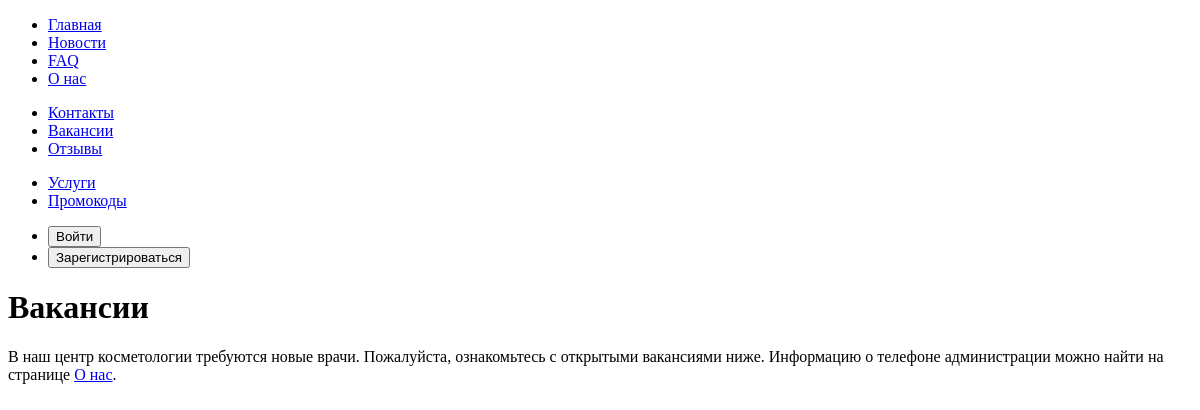
The app's page /clinic/vacancies, older data.
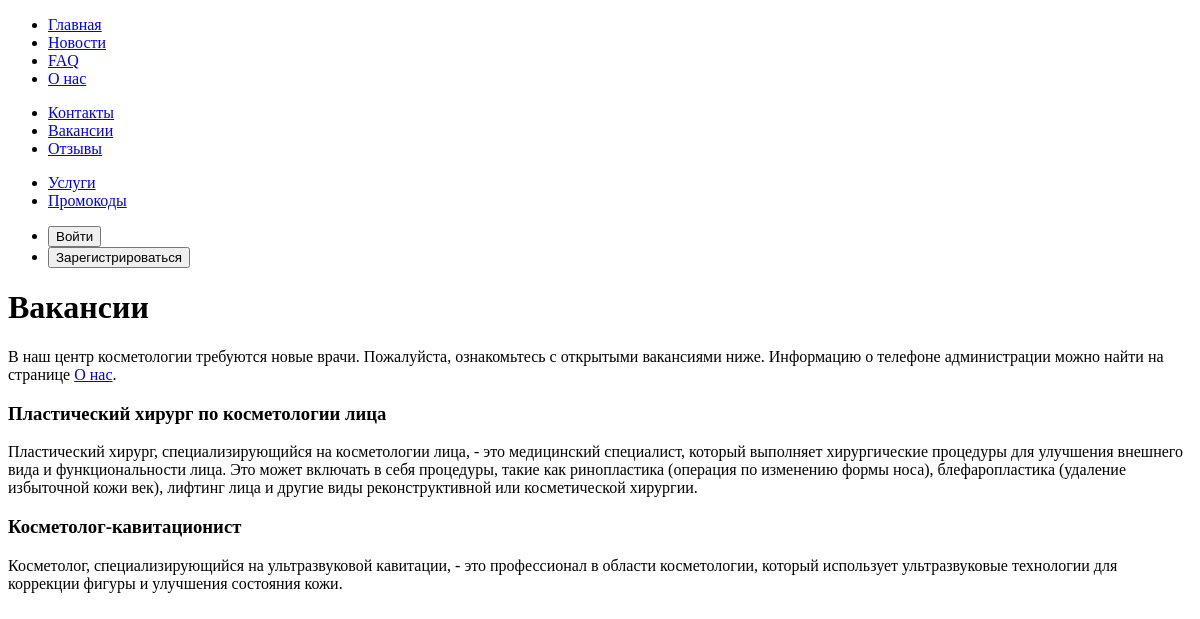
The same page, newer data.
### clinic/models.py (models this page shows, shortened)
class Vacancies(models.Model):
    service_specialization = models.ForeignKey(ServiceSpecializations, on_delete=models.CASCADE, related_name='vacancy',
                                               verbose_name='Специализация вакансии')
    class Meta:
        verbose_name = 'Вакансия'
        verbose_name_plural = 'Вакансии'

class ServiceSpecializations(models.Model):
    service_category = models.ForeignKey(ServiceCategories, on_delete=models.CASCADE, related_name='specializations')
    doctor_specialization = models.ForeignKey(Specializations, on_delete=models.CASCADE, related_name='services')
    class Meta:
        verbose_name = 'Специализация для категории услуг'
        verbose_name_plural = 'Специализации для категорий услуг'

class Specializations(models.Model):
    name = models.CharField('Специализация', max_length=50)
    description = models.TextField('Описание', max_length=500)
    class Meta:
        verbose_name = 'Специализация врачей'
        verbose_name_plural = 'Специализации врачей'

### clinic/views.py (the view)
# urls.py: path('vacancies', views.vacancies_view, name='vacancies'),
def vacancies_view(request):
    vacancies = Vacancies.objects.all()
    return render(request, 'clinic/vacancies.html', {'vacancies': vacancies})

### clinic/templates/clinic/vacancies.html (shortened to what this page needs)
{% extends 'main/layout.html' %}
{% block content %}
    <h1>Вакансии</h1>
    <p>В наш центр косметологии требуются новые врачи. Пожалуйста, ознакомьтесь с открытыми вакансиями ниже. Информацию о телефоне администрации можно найти на странице <a href="{% url 'about' %}">О нас</a>.</p>
    {% for vacancy in vacancies %}
        <div class="vacancy">
            <h3>{{ vacancy.service_specialization.doctor_specialization.name }}</h3>
            <p>{{ vacancy.service_specialization.doctor_specialization.description }}</p>
        </div>
    {% endfor %}
{% endblock %}

Row changes from the older to the newer data that the page shows:
added Vacancies: service_specialization.doctor_specialization.name "Пластический хирург по косметологии лица", service_specialization.doctor_specialization.description "Пластический хирург, специализирующийся на косметологии лица, - это медицинский специалист, который выполняет хирургические процедуры для улучшения внешнего вида и функциональности лица. Это может включать в себя процедуры, такие как ринопластика (операция по изменению формы носа), блефаропластика (удаление избыточной кожи век), лифтинг лица и другие виды реконструктивной или косметической хирургии."
added Vacancies: service_specialization.doctor_specialization.name "Косметолог-кавитационист", service_specialization.doctor_specialization.description "Косметолог, специализирующийся на ультразвуковой кавитации, - это профессионал в области косметологии, который использует ультразвуковые технологии для коррекции фигуры и улучшения состояния кожи."
